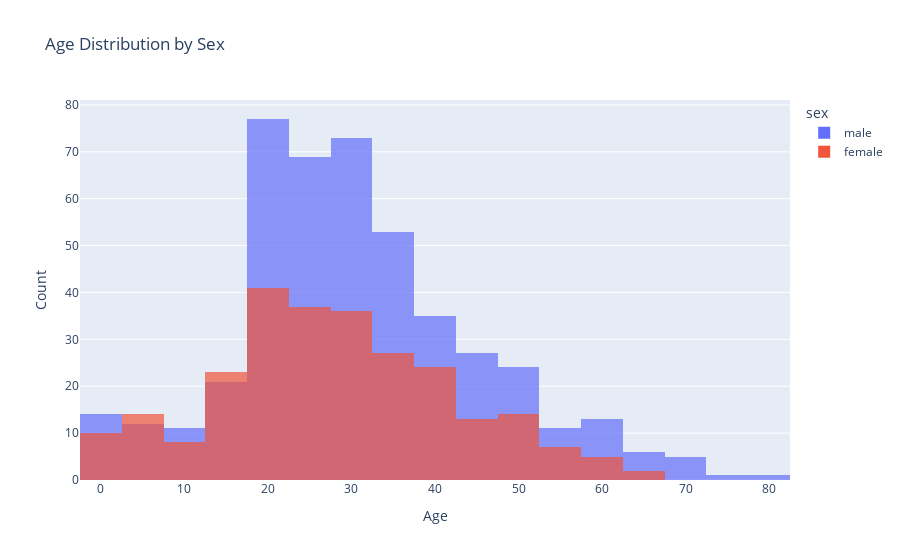

Here is the notebook cell this chart was saved with:
### Markdown cell above
Build an interactive histogram of `age` with:
- color by `sex`
- `nbins=30`
- title + x/y labels
- filter out `age` nulls

https://plotly.com/python/histograms/

### Code cell
# dropping null NaN rows that contain these values
df = titanic.dropna(subset=["age", "sex"])
fig = px.histogram(
    df, x="age", color="sex", nbins=30, barmode="overlay", opacity=0.7,
    title="Age Distribution by Sex"
)
fig.update_layout(xaxis_title="Age", yaxis_title="Count")
fig.show()

### Figure 1 — Plotly figure (JSON) as saved in the notebook; plotly's stock layout.template omitted (floating-point values rounded to 4 significant figures; data arrays with more than 128 entries replaced by an {"elided": "..."} marker saying what was removed)
{"data": [{"bingroup": "x", "hovertemplate": "sex=male<br>age=%{x}<br>count=%{y}<extra></extra>", "legendgroup": "male", "marker": {"color": "#636efa", "opacity": 0.7, "pattern": {"shape": ""}}, "name": "male", "nbinsx": 30, "orientation": "v", "showlegend": true, "type": "histogram", "x": {"elided": "453 float values"}, "xaxis": "x", "yaxis": "y"}, {"bingroup": "x", "hovertemplate": "sex=female<br>age=%{x}<br>count=%{y}<extra></extra>", "legendgroup": "female", "marker": {"color": "#EF553B", "opacity": 0.7, "pattern": {"shape": ""}}, "name": "female", "nbinsx": 30, "orientation": "v", "showlegend": true, "type": "histogram", "x": {"elided": "261 float values"}, "xaxis": "x", "yaxis": "y"}], "layout": {"barmode": "overlay", "legend": {"title": {"text": "sex"}, "tracegroupgap": 0}, "title": {"text": "Age Distribution by Sex"}, "xaxis": {"anchor": "y", "domain": [0, 1], "title": {"text": "Age"}}, "yaxis": {"anchor": "x", "domain": [0, 1], "title": {"text": "Count"}}}}
